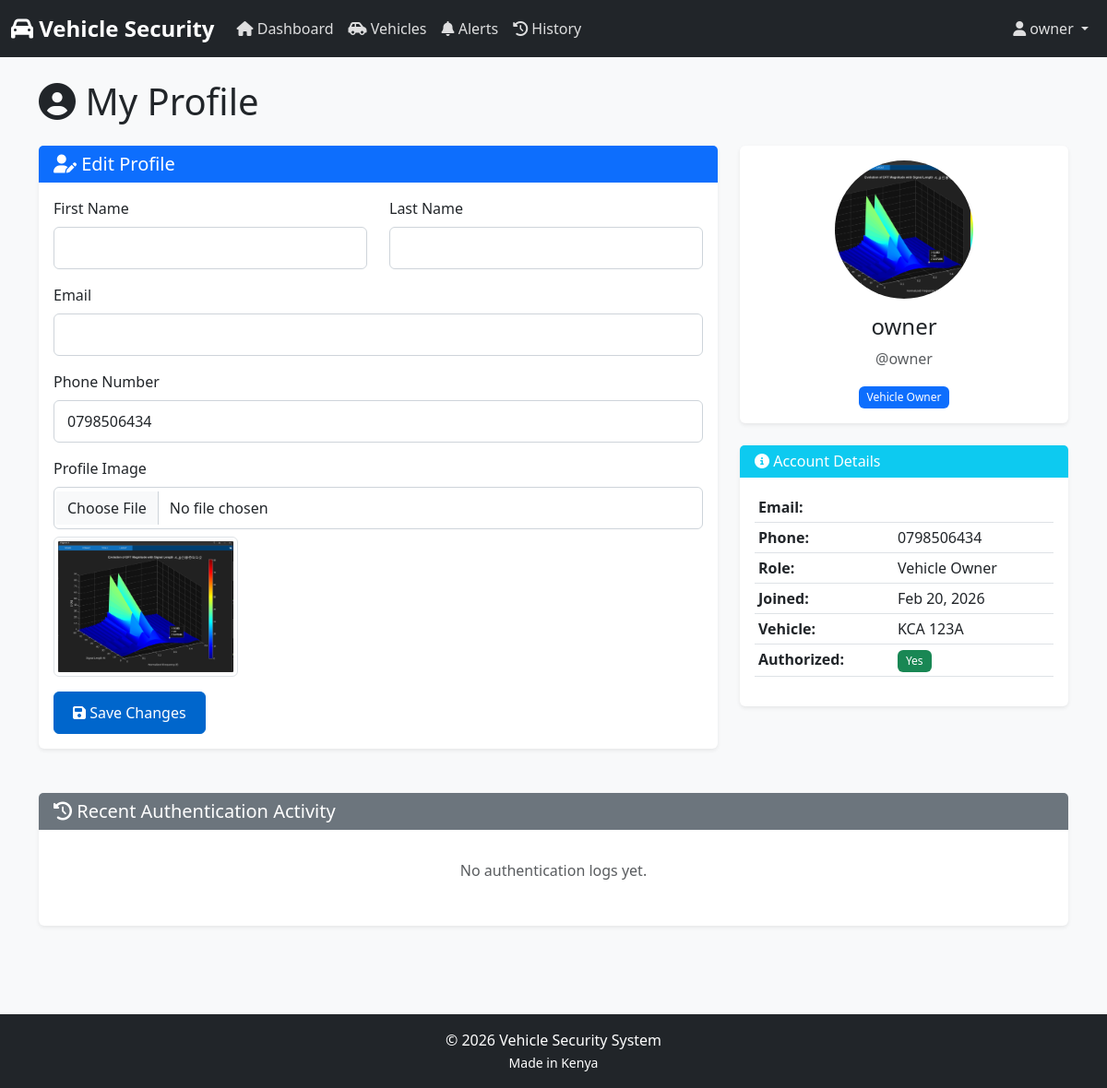
The app's page /auth/profile/ (signed in) with its own data.
### authentication/models.py (models this page shows, shortened)
class User(AbstractUser):
    USER_ROLES = (
        ('owner', 'Vehicle Owner'),
        ('driver', 'Authorized Driver'),
        ('admin', 'System Administrator'),
    )
    phone_regex = RegexValidator(
        regex=r'^\+?1?\d{9,15}$',
        message="Phone number must be entered in the format: '+254712345678'"
    )
    role = models.CharField(max_length=20, choices=USER_ROLES, default='driver')
    phone_number = models.CharField(validators=[phone_regex], max_length=17, blank=True)
    profile_image = models.ImageField(upload_to='profile_images/', null=True, blank=True)
    facial_encoding = models.BinaryField(null=True, blank=True, editable=False)
    is_authorized_driver = models.BooleanField(default=False)
    vehicle = models.ForeignKey('vehicle_tracking.Vehicle', on_delete=models.SET_NULL,
                                null=True, blank=True, related_name='users')
    created_at = models.DateTimeField(auto_now_add=True)
    updated_at = models.DateTimeField(auto_now=True)
    class Meta:
        ordering = ['-created_at']
        verbose_name = 'User'
        verbose_name_plural = 'Users'
    def get_full_name(self):
        full_name = f"{self.first_name} {self.last_name}"
        return full_name.strip() or self.username

### vehicle_tracking/models.py (models this page shows, shortened)
class Vehicle(models.Model):
    VEHICLE_STATUS = (
        ('active', 'Active'),
        ('inactive', 'Inactive'),
        ('maintenance', 'Under Maintenance'),
        ('stolen', 'Stolen'),
    )
    owner = models.ForeignKey(settings.AUTH_USER_MODEL, on_delete=models.CASCADE,
                            related_name='owned_vehicles')
    registration_number = models.CharField(max_length=20, unique=True)
    make = models.CharField(max_length=50)
    model = models.CharField(max_length=50)
    year = models.IntegerField()
    color = models.CharField(max_length=30)
    vin = models.CharField(max_length=17, unique=True, blank=True, null=True)
    status = models.CharField(max_length=20, choices=VEHICLE_STATUS, default='active')
    engine_enabled = models.BooleanField(default=True)
    device_id = models.CharField(max_length=100, unique=True, help_text="Raspberry Pi device ID")
    created_at = models.DateTimeField(auto_now_add=True)
    updated_at = models.DateTimeField(auto_now=True)
    class Meta:
        ordering = ['-created_at']
        verbose_name = 'Vehicle'
        verbose_name_plural = 'Vehicles'

### authentication/views.py (the view)
# urls.py: path('profile/', views.profile_view, name='profile'),
@login_required
def profile_view(request):
    if request.method == 'POST':
        form = UserProfileForm(request.POST, request.FILES, instance=request.user)
        if form.is_valid():
            old_profile_image = request.user.profile_image
            user = form.save()
            if user.profile_image and user.profile_image != old_profile_image:
                success = train_user_face(user)
                if success:
                    messages.success(request, '✅ Profile and face updated!')
                else:
                    messages.warning(request, '✅ Profile updated! ⚠️ Face needs clearer photo.')
            else:
                messages.success(request, '✅ Profile updated!')
            return redirect('authentication:profile')
    else:
        form = UserProfileForm(instance=request.user)
    recent_logs = AuthenticationLog.objects.filter(user=request.user).order_by('-timestamp')[:10]
    face_trained = bool(request.user.facial_encoding)
    context = {
        'form': form,
        'recent_logs': recent_logs,
        'face_trained': face_trained,
    }
    return render(request, 'authentication/profile.html', context)

### authentication/forms.py
class UserProfileForm(forms.ModelForm):
    class Meta:
        model = User
        fields = ('first_name', 'last_name', 'email', 'phone_number', 'profile_image')
        widgets = {
            'first_name': forms.TextInput(attrs={'class': 'form-control'}),
            'last_name': forms.TextInput(attrs={'class': 'form-control'}),
            'email': forms.EmailInput(attrs={'class': 'form-control'}),
            'phone_number': forms.TextInput(attrs={'class': 'form-control'}),
            'profile_image': forms.FileInput(attrs={'class': 'form-control'}),
        }

### templates/authentication/profile.html (shortened to what this page needs)
{% extends 'base/base.html' %}
{% block content %}
<div class="container">
    <h1 class="mb-4">
        <i class="fas fa-user-circle"></i> My Profile
    </h1>
    <div class="row">
        <div class="col-lg-8">
            <div class="card mb-4">
                <div class="card-header bg-primary text-white">
                    <h5 class="mb-0"><i class="fas fa-user-edit"></i> Edit Profile</h5>
                </div>
                <div class="card-body">
                    <form method="post" enctype="multipart/form-data">
                        <div class="row">
                            <div class="col-md-6 mb-3">
                                <label for="{{ form.first_name.id_for_label }}" class="form-label">First Name</label>
                                {{ form.first_name }}
                            </div>
                            <div class="col-md-6 mb-3">
                                <label for="{{ form.last_name.id_for_label }}" class="form-label">Last Name</label>
                                {{ form.last_name }}
                            </div>
                        </div>
                        <div class="mb-3">
                            <label for="{{ form.email.id_for_label }}" class="form-label">Email</label>
                            {{ form.email }}
                        </div>
                        <div class="mb-3">
                            <label for="{{ form.phone_number.id_for_label }}" class="form-label">Phone Number</label>
                            {{ form.phone_number }}
                        </div>
                        <div class="mb-3">
                            <label for="{{ form.profile_image.id_for_label }}" class="form-label">Profile Image</label>
                            {{ form.profile_image }}
                            {% if user.profile_image %}
                            <div class="mt-2">
                                <img src="{{ user.profile_image.url }}" alt="Profile" class="img-thumbnail" style="max-width: 200px;">
                            </div>
                            {% endif %}
                        </div>
                        <button type="submit" class="btn btn-primary">
                            <i class="fas fa-save"></i> Save Changes
                        </button>
                    </form>
                </div>
            </div>
        </div>
        <div class="col-lg-4">
            <div class="card mb-4">
                <div class="card-body text-center">
                    {% if user.profile_image %}
                    <img src="{{ user.profile_image.url }}" alt="Profile" class="rounded-circle mb-3"
                         style="width: 150px; height: 150px; object-fit: cover;">
                    {% else %}
                    <i class="fas fa-user-circle fa-10x text-muted mb-3"></i>
                    {% endif %}
                    <h4>{{ user.get_full_name }}</h4>
                    <p class="text-muted">@{{ user.username }}</p>
                    <span class="badge bg-primary">{{ user.get_role_display }}</span>
                </div>
            </div>
            <div class="card">
                <div class="card-header bg-info text-white">
                    <h6 class="mb-0"><i class="fas fa-info-circle"></i> Account Details</h6>
                </div>
                <div class="card-body">
                    <table class="table table-sm">
                        <tr>
                            <td><strong>Email:</strong></td>
                            <td>{{ user.email }}</td>
                        </tr>
                        <tr>
                            <td><strong>Phone:</strong></td>
                            <td>{{ user.phone_number|default:"Not set" }}</td>
                        </tr>
                        <tr>
                            <td><strong>Role:</strong></td>
                            <td>{{ user.get_role_display }}</td>
                        </tr>
                        <tr>
                            <td><strong>Joined:</strong></td>
                            <td>{{ user.date_joined|date:"M d, Y" }}</td>
                        </tr>
                        {% if user.vehicle %}
                        <tr>
                            <td><strong>Vehicle:</strong></td>
                            <td>{{ user.vehicle.registration_number }}</td>
                        </tr>
                        {% endif %}
                        <tr>
                            <td><strong>Authorized:</strong></td>
                            <td>
                                {% if user.is_authorized_driver %}
                                <span class="badge bg-success">Yes</span>
                                {% else %}
                                <span class="badge bg-secondary">No</span>
                                {% endif %}
                            </td>
                        </tr>
                    </table>
                </div>
            </div>
        </div>
    </div>
    <div class="row mt-4">
        <div class="col-12">
            <div class="card">
                <div class="card-header bg-secondary text-white">
                    <h5 class="mb-0"><i class="fas fa-history"></i> Recent Authentication Activity</h5>
                </div>
                <div class="card-body">
                    {% if recent_logs %}
                    <div class="table-responsive">
                        <table class="table table-hover">
                            <thead>
                                <tr>
                                    <th>Time</th>
                                    <th>Vehicle</th>
                                    <th>Status</th>
                                    <th>Confidence</th>
                                    <th>Location</th>
                                </tr>
                            </thead>
                            <tbody>
                                {% for log in recent_logs %}
                                <tr>
                                    <td>{{ log.timestamp|date:"M d, Y H:i" }}</td>
                                    <td>{{ log.vehicle.registration_number }}</td>
                                    <td>
                                        {% if log.status == 'success' %}
                                        <span class="badge bg-success">Success</span>
                                        {% elif log.status == 'failed' %}
                                        <span class="badge bg-warning">Failed</span>
                                        {% else %}
                                        <span class="badge bg-danger">Unauthorized</span>
                                        {% endif %}
                                    </td>
                                    <td>
                                        {% if log.confidence_score %}
                                        {{ log.confidence_score|floatformat:0 }}%
                                        {% else %}
                                        N/A
                                        {% endif %}
                                    </td>
                                    <td>
                                        {% if log.location_latitude %}
                                        {{ log.location_latitude|floatformat:4 }}, {{ log.location_longitude|floatformat:4 }}
                                        {% else %}
                                        N/A
                                        {% endif %}
                                    </td>
                                </tr>
                                {% endfor %}
                            </tbody>
                        </table>
                    </div>
                    {% else %}
                    <p class="text-center text-muted py-3">No authentication logs yet.</p>
                    {% endif %}
                </div>
            </div>
        </div>
    </div>
</div>
{% endblock %}

### templates/base/base.html (shortened to what this page needs)
<!DOCTYPE html>
<html lang="en">
<head>
    <link href="https://cdn.jsdelivr.net/npm/bootstrap@5.3.0/dist/css/bootstrap.min.css" rel="stylesheet">
    <link rel="stylesheet" href="https://cdnjs.cloudflare.com/ajax/libs/font-awesome/6.4.0/css/all.min.css">
    {% load static %}
    <link rel="stylesheet" href="{% static 'css/style.css' %}">
</head>
<body>
    {% if user.is_authenticated %}
    <nav class="navbar navbar-expand-lg navbar-dark bg-dark">
        <div class="container-fluid">
            <a class="navbar-brand" href="{% url 'dashboard:home' %}">
                <i class="fas fa-car"></i> Vehicle Security
            </a>
            <div class="collapse navbar-collapse" id="navbarNav">
                <ul class="navbar-nav me-auto">
                    <li class="nav-item">
                        <a class="nav-link" href="{% url 'dashboard:home' %}">
                            <i class="fas fa-home"></i> Dashboard
                        </a>
                    </li>
                    <li class="nav-item">
                        <a class="nav-link" href="{% url 'dashboard:vehicle_list' %}">
                            <i class="fas fa-car-side"></i> Vehicles
                        </a>
                    </li>
                    <li class="nav-item">
                        <a class="nav-link" href="{% url 'alerts:alert_list' %}">
                            <i class="fas fa-bell"></i> Alerts
                        </a>
                    </li>
                    <li class="nav-item">
                        <a class="nav-link" href="{% url 'authentication:history' %}">
                            <i class="fas fa-history"></i> History
                        </a>
                    </li>
                </ul>
                <ul class="navbar-nav">
                    <li class="nav-item dropdown">
                        <a class="nav-link dropdown-toggle" href="#" id="navbarDropdown" role="button"
                           data-bs-toggle="dropdown">
                            <i class="fas fa-user"></i> {{ user.get_full_name|default:user.username }}
                        </a>
                    </li>
                </ul>
            </div>
        </div>
    </nav>
    {% endif %}
    <main class="container-fluid py-4">
        {% block content %}{% endblock %}
    </main>
    <footer class="bg-dark text-white text-center py-3 mt-5">
        <div class="container">
            <p class="mb-0">&copy; 2026 Vehicle Security System </p>
            <small>Made in Kenya</small>
        </div>
    </footer>
</body>
</html>

### static/style.css (style rules this page uses)
:root { --primary-color: #0066cc; --secondary-color: #6c757d; --success-color: #28a745; --danger-color: #dc3545; --warning-color: #ffc107; --info-color: #17a2b8; --dark-color: #343a40; }
body { font-family: 'Segoe UI', Tahoma, Geneva, Verdana, sans-serif; background-color: #f8f9fa; }
.navbar-brand { font-weight: bold; font-size: 1.5rem; }
.navbar-dark .navbar-nav .nav-link { color: rgba(255, 255, 255, 0.85); transition: color 0.3s; }
.card { border: none; box-shadow: 0 0.125rem 0.25rem rgba(0, 0, 0, 0.075); margin-bottom: 1.5rem; transition: transform 0.3s, box-shadow 0.3s; }
.card-header { font-weight: 600; border-bottom: none; }
.badge { padding: 0.5em 0.75em; font-weight: 500; }
.btn { border-radius: 0.375rem; padding: 0.625rem 1.25rem; font-weight: 500; transition: all 0.3s; }
.btn-primary { background-color: var(--primary-color); border-color: var(--primary-color); }
.table { background-color: white; }
.form-control { border-radius: 0.375rem; border: 1px solid #ced4da; padding: 0.625rem 0.875rem; }
footer { margin-top: auto; }

### records on screen
User: get_full_name "owner", phone_number "0798506434", profile_image (picture), username "owner", role "Vehicle Owner", date_joined "Feb 20, 2026", vehicle.registration_number "KCA 123A"
